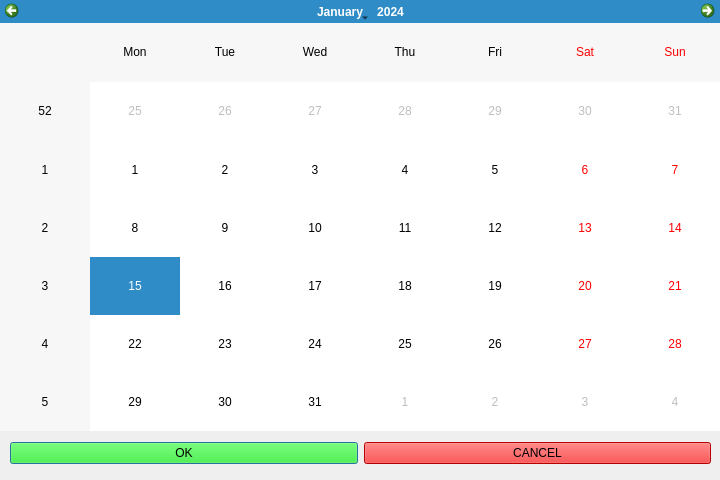
<?xml version="1.0" encoding="UTF-8"?>
<ui version="4.0">
 <class>Dialog</class>
 <widget class="QDialog" name="Dialog">
  <property name="geometry">
   <rect>
    <x>0</x>
    <y>0</y>
    <width>720</width>
    <height>480</height>
   </rect>
  </property>
  <property name="minimumSize">
   <size>
    <width>720</width>
    <height>480</height>
   </size>
  </property>
  <property name="maximumSize">
   <size>
    <width>720</width>
    <height>480</height>
   </size>
  </property>
  <property name="windowTitle">
   <string>Dialog</string>
  </property>
  <widget class="QCalendarWidget" name="calendar_mood_visual">
   <property name="geometry">
    <rect>
     <x>0</x>
     <y>0</y>
     <width>720</width>
     <height>431</height>
    </rect>
   </property>
   <property name="styleSheet">
    <string notr="true">background-image: url(:/newPrefix/images/default_background.jpg);</string>
   </property>
  </widget>
  <widget class="QLabel" name="label">
   <property name="geometry">
    <rect>
     <x>0</x>
     <y>0</y>
     <width>720</width>
     <height>480</height>
    </rect>
   </property>
   <property name="sizePolicy">
    <sizepolicy hsizetype="Fixed" vsizetype="Fixed">
     <horstretch>0</horstretch>
     <verstretch>0</verstretch>
    </sizepolicy>
   </property>
   <property name="minimumSize">
    <size>
     <width>720</width>
     <height>480</height>
    </size>
   </property>
   <property name="maximumSize">
    <size>
     <width>720</width>
     <height>480</height>
    </size>
   </property>
   <property name="styleSheet">
    <string notr="true">border-image: url(:/newPrefix/images/default_background.jpg);</string>
   </property>
   <property name="text">
    <string>TextLabel</string>
   </property>
  </widget>
  <widget class="QWidget" name="layoutWidget">
   <property name="geometry">
    <rect>
     <x>10</x>
     <y>440</y>
     <width>701</width>
     <height>26</height>
    </rect>
   </property>
   <layout class="QHBoxLayout" name="horizontalLayout">
    <item>
     <widget class="QPushButton" name="calendar_mood_visual_ok">
      <property name="styleSheet">
       <string notr="true">background-color: rgb(13, 255, 0);
font: 700 10pt &quot;Arial&quot;;</string>
      </property>
      <property name="text">
       <string>OK</string>
      </property>
     </widget>
    </item>
    <item>
     <widget class="QPushButton" name="calendar_mood_visual_cancel">
      <property name="styleSheet">
       <string notr="true">background-color: rgb(255, 0, 0);

font: 700 10pt &quot;Arial&quot;;</string>
      </property>
      <property name="text">
       <string>CANCEL</string>
      </property>
     </widget>
    </item>
   </layout>
  </widget>
  <zorder>label</zorder>
  <zorder>calendar_mood_visual</zorder>
  <zorder>layoutWidget</zorder>
 </widget>
 <resources>
  <include location="resource.qrc"/>
 </resources>
 <connections/>
</ui>
